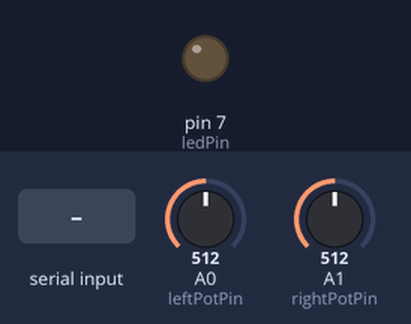
A sketch run on a simulated Arduino Uno, built with avr-gcc and run on an emulated ATmega328P. Shown: output pins drawn as LEDs (lit = HIGH). Inputs (shaded band) come from the test bench; at power-on: A0 (leftPotPin) = 512, A1 (rightPotPin) = 512. What the sketch prints to the serial monitor is not drawn.

Above: at 1.2 s.
1.3 s: "H" received over Serial
At 2.5 s:
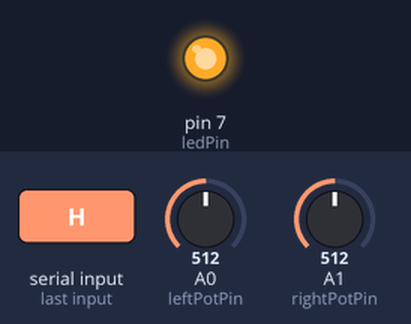
2.8 s: "L" received over Serial
At 4.1 s:
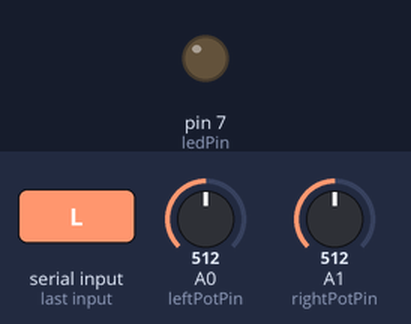
Timing chart, 0 to 5.8 s (numbered marks = the images above; inputs shaded):
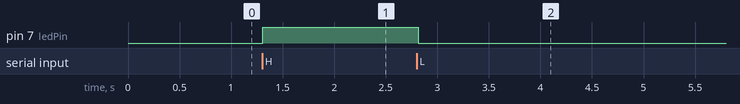

The sketch:

ArduinoP5DuplexSerialCommunicationTwoPots.ino
```cpp
/*
 * Arduino & P5.js Duplex Communication
 * Bomani Oseni McClendon
 *
 * Find the corresponding p5.js code here: https://editor.p5js.org/bomanimc/sketches/keQWv59Ug
 */

int leftPotPin = A0;
int rightPotPin = A1;
int ledPin = 7;
int incomingByte;

void setup() {
  // Initialize serial communication with Baud rate of 9600.
  Serial.begin(9600);
  Serial.setTimeout(10); // set the timeout for parseInt

  // Set pin A0 as an input.
  pinMode(leftPotPin, INPUT);

  // Set pin A1 as an input.
  pinMode(rightPotPin, INPUT);

  // Set pin 7 as an input.
  pinMode(ledPin, OUTPUT);
}

void loop() {
  // Read the value from the potentiometers.
  int leftPotentiometerValue = analogRead(leftPotPin);
  int rightPotentiometerValue = analogRead(rightPotPin);

  // Write the potentiometer value to the serial port.
  Serial.print(leftPotentiometerValue);
  Serial.print(",");
  Serial.println(rightPotentiometerValue);

  if (Serial.available() > 0) { // see if there's incoming serial data
    incomingByte = Serial.read(); // read it
    if (incomingByte == 'H') {    // if it's a capital H (ASCII 72),
      digitalWrite(ledPin, HIGH); // turn on the LED
    }
    if (incomingByte == 'L') {    // if it's an L (ASCII 76)
      digitalWrite(ledPin, LOW);  // turn off the LED
    }
  }

  // Add a delay to stabilize the ADC.
  delay(100);
}
```

Measured:
- after the input at 1.3 s, pin 7 (ledPin): LOW → HIGH at once
- after the input at 2.8 s, pin 7 (ledPin): HIGH → LOW at once
